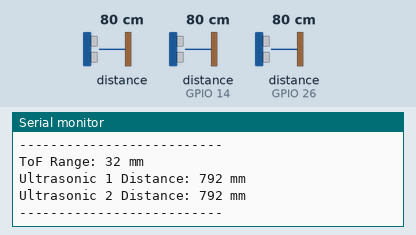
A sketch run on a simulated ESP32. Shown: the last lines printed to the serial monitor. Wiring (inferred from the names in the program): 2 × ultrasonic range finder: trigger GPIO 25, echo GPIO 26 / trigger GPIO 27, echo GPIO 14. The inputs (shaded band) are chosen by the test bench; at power-on: distance to the obstacle 80 cm, distance to the obstacle (sensors on GPIO 14, GPIO 26) 80 cm. The echo pulse lasts 58.3 µs per cm.

Above: at 1.2 s.
1.3 s: distance to the obstacle (sensor 0) set to 2 cm
2.8 s: distance to the obstacle (sensor on GPIO 14) set to 2 cm
At 3.04 s:
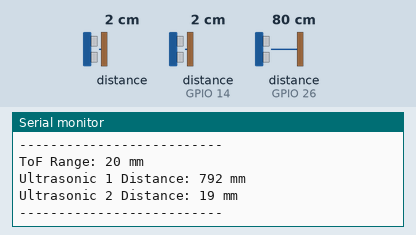
4.3 s: distance to the obstacle (sensor on GPIO 26) set to 2 cm
At 4.45 s:
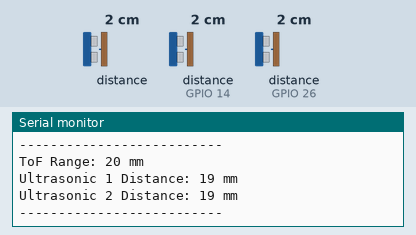
5.8 s: distance to the obstacle (sensor 0) set to 4 cm
7.3 s: distance to the obstacle (sensor on GPIO 14) set to 4 cm
At 7.46 s:
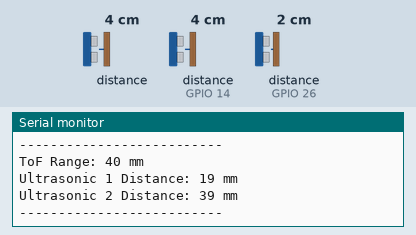
8.8 s: distance to the obstacle (sensor on GPIO 26) set to 4 cm
At 8.96 s:
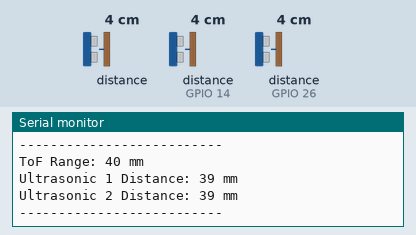
Timing chart, 0 to 11.3 s (numbered marks = the images above; inputs shaded):
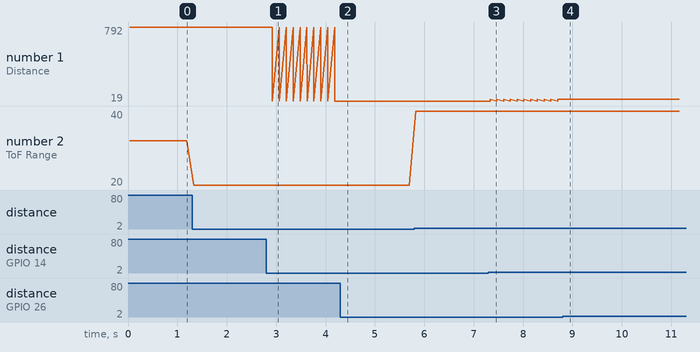

The sketch:

tof_and_ultra_check.ino
```cpp
#include <Wire.h>
#include "Adafruit_VL6180X.h"

// Initialize the ToF sensor
Adafruit_VL6180X vl = Adafruit_VL6180X();

// Define pins for the ultrasonic sensors
#define TRIG1_PIN 25
#define ECHO1_PIN 26
#define TRIG2_PIN 27
#define ECHO2_PIN 14

void setup() {
  Serial.begin(115200);
  // while (!Serial) delay(1);

  // Initialize VL6180X sensor
  Serial.println("Initializing VL6180X ToF sensor...");
  if (!vl.begin()) {
    Serial.println("Failed to find ToF sensor");
    while (1);
  }
  Serial.println("ToF Sensor found!");

  // Setup pins for the ultrasonic sensors
  pinMode(TRIG1_PIN, OUTPUT);
  pinMode(ECHO1_PIN, INPUT);
  pinMode(TRIG2_PIN, OUTPUT);
  pinMode(ECHO2_PIN, INPUT);
}

void loop() {
  // 1. Read the ToF sensor
  float lux = vl.readLux(VL6180X_ALS_GAIN_5);
  // Serial.print("Lux: "); Serial.println(lux);

  uint8_t range = vl.readRange();
  uint8_t status = vl.readRangeStatus();

  if (status == VL6180X_ERROR_NONE) {
    Serial.print("ToF Range: "); Serial.print(range); Serial.println(" mm");
  } else {
    Serial.println("Error reading ToF sensor");
  }

  // 2. Read the first ultrasonic sensor
  long distance1 = readUltrasonicDistance(TRIG1_PIN, ECHO1_PIN);
  Serial.print("Ultrasonic 1 Distance: "); Serial.print(distance1); Serial.println(" mm");

  // 3. Read the second ultrasonic sensor
  long distance2 = readUltrasonicDistance(TRIG2_PIN, ECHO2_PIN);
  Serial.print("Ultrasonic 2 Distance: "); Serial.print(distance2); Serial.println(" mm");

  Serial.println("--------------------------");
  delay(100);
}

// Function to read the distance from an HC-SR04 ultrasonic sensor
long readUltrasonicDistance(int trigPin, int echoPin) {
  digitalWrite(trigPin, LOW);
  delayMicroseconds(2);
  digitalWrite(trigPin, HIGH);
  delayMicroseconds(10);
  digitalWrite(trigPin, LOW);

  long duration = pulseIn(echoPin, HIGH);
  long distance = duration * 0.34 / 2;  // Convert to centimeters
  return distance;
}
```

Measured:
- after the input at 2.8 s, the serial monitor: prints a new line after 0.12 s (image 1)
- after the input at 4.3 s, the serial monitor: prints a new line at once (image 2)
- after the input at 7.3 s, the serial monitor: prints a new line at once (image 3)
- after the input at 8.8 s, the serial monitor: prints a new line at once (image 4)
- plotted number 1: 792 → 19 after the input at 2.8 s, 19 → 39 after the input at 7.3 s
- plotted number 2: 32 → 20 after the input at 1.3 s, 20 → 40 after the input at 5.8 s
